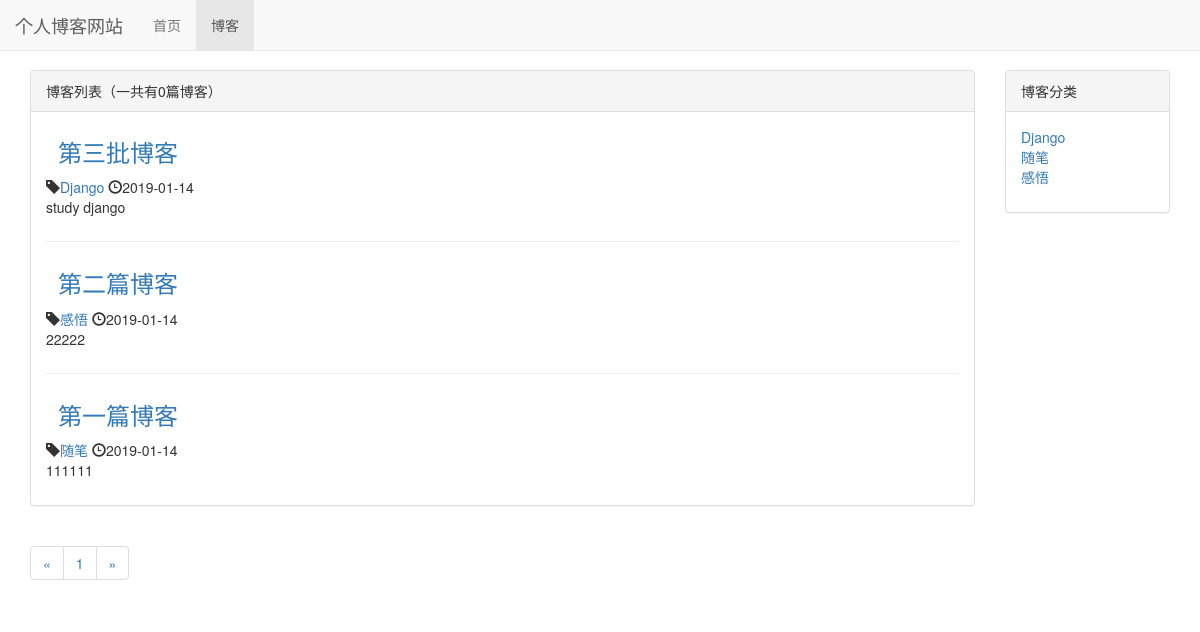
The page /blog/ on the database as committed earlier.
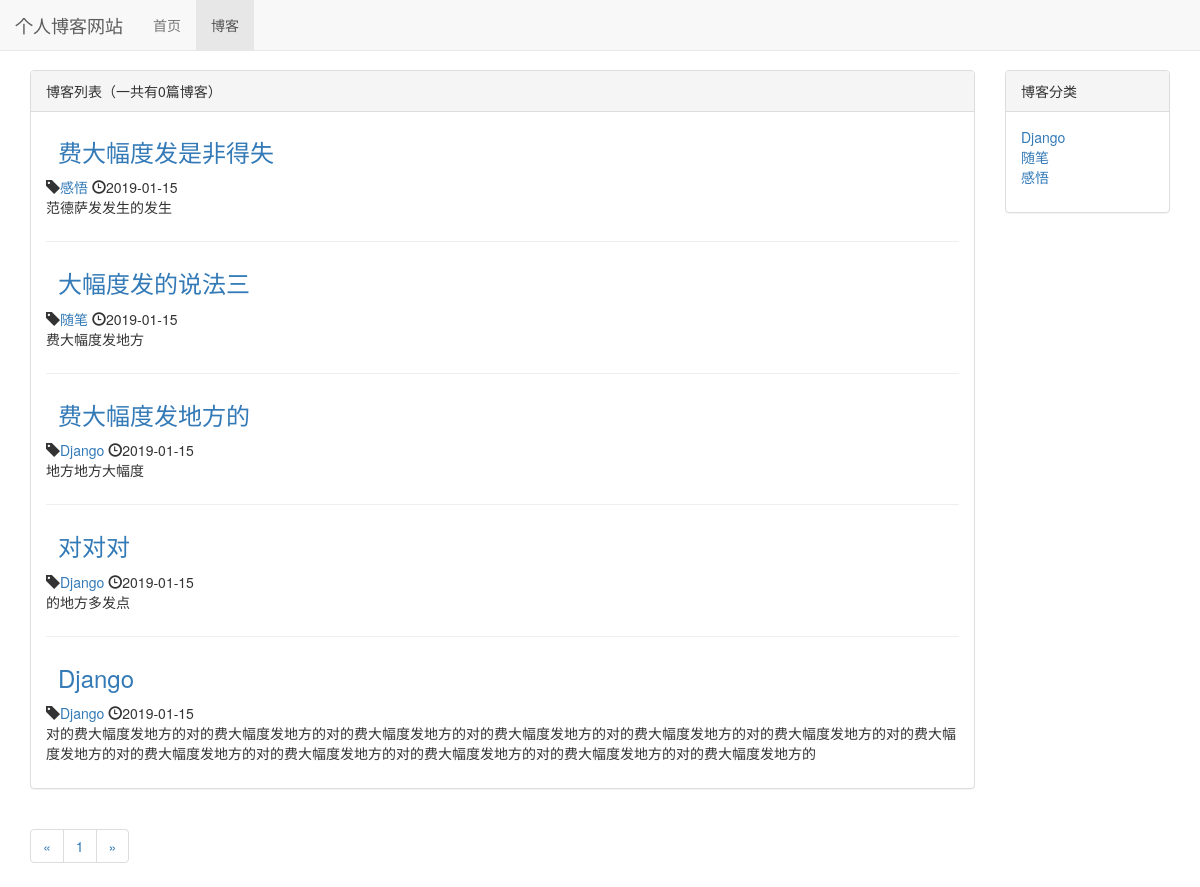
The same page on the database as committed later.
### blog/models.py (models this page shows, shortened)
class Blog(models.Model):
    title = models.CharField(max_length=30)
    blog_type = models.ForeignKey(BlogType, on_delete=models.DO_NOTHING)
    content = models.TextField()
    author = models.ForeignKey(User, on_delete=models.DO_NOTHING)
    created_time = models.DateTimeField(auto_now_add=True)
    last_updated_time =  models.DateTimeField(auto_now=True)
    class Meta:
        ordering = ['-created_time']

class BlogType(models.Model):
    type_name = models.CharField(max_length=15)
    def __str__(self):
        return self.type_name

### blog/views.py (the view)
# urls.py: path('', views.blog_list, name='blog_list'),
def blog_list(request):
    blogs_all_list = Blog.objects.all()
    paginator = Paginator(blogs_all_list, 10)
    page_num = request.GET.get('page', 1)
    page_of_blogs = paginator.get_page(page_num)
    context = {}
    context['page_of_blogs'] = page_of_blogs
    context['blog_types'] = BlogType.objects.all()
    return render_to_response('blog/blog_list.html', context)

### templates/blog/blog_list.html (shortened to what this page needs)
{% extends 'base.html' %}
{% block nav_blog_active %}active{% endblock %}
{% load staticfiles %}
{% block header_extends %}
    <link rel="stylesheet" href="{% static 'blog/blog.css' %}">
{% endblock %}
{% block  content %}
    <div class="container">
        <div class="row">
            <div class="col-xs-12 col-sm-8 col-md-9 col-lg-10">
                <div class="panel panel-default">
                        <div class="panel-heading">{% block blog_list_title %}博客列表（一共有{{ page_of_blogs.paginator|length }}篇博客）{% endblock %}</div>
                        <div class="panel-body">
                            {% for blog in page_of_blogs.object_list %}
                                <div class="blog">
                                     <h3><a href="{% url 'blog_detail' blog.pk %}">{{ blog.title }}</a></h3>
                                     <P class="blog-info">
                                         <span class="glyphicon glyphicon-tag" ></span><a href="{% url 'blogs_with_type' blog.blog_type.pk %}">{{ blog.blog_type}}</a>
                                         <span class="glyphicon glyphicon-time" ></span>{{ blog.created_time|date:"Y-m-d"}}
                                     </P>
                                    <p>{{ blog.content|truncatechars:120 }}</p>
                                </div>
                                {% empty %}
                                <div class="blog">
                                    <h3>暂无博客， 敬请期待</h3>
                                </div>
                                {% endfor %}
                        </div>
                    </div>
                <div>
                  <ul class="pagination">
                    <li>
                        {% if page_of_blogs.has_previous %}
                          <a href="?page={{ page_of_blogs.previous_page_number }}" aria-label="Previous">
                            <span aria-hidden="true">&laquo;</span>
                          </a>
                        {% else %}
                          <span aria-hidden="true">&laquo;</span>
                        {% endif %}
                    </li>
                    {% for page_num in page_of_blogs.paginator.page_range %}
                      <li><a href="?page={{ page_num }}">{{ page_num }}</a></li>
                    {% endfor %}
                    <li>
                        {% if page_of_blogs.has_next %}
                          <a href="?page={{ page_of_blogs.next_page_number }}" aria-label="Next">
                            <span aria-hidden="true">&raquo;</span>
                          </a>
                        {% else %}
                          <span aria-hidden="true">&raquo;</span>
                        {% endif %}
                    </li>
                  </ul>
                </div>
            </div>
            <div class="hidden-xs col-sm-4 col-md-3 col-lg-2">
                <div class="panel panel-default">
                    <div class="panel-heading">博客分类</div>
                    <div class="panel-body">
                        <ul  class="blog-type">
                            {% for blog_type in blog_types %}
                            <li>
                                <a href="{% url 'blogs_with_type' blog_type.pk %}">{{ blog_type.type_name }}</a>
                            </li>
                            {% empty %}
                                <li>暂无分类</li>
                            {% endfor %}
                        </ul>
                    </div>
                </div>
            </div>
        </div>
    </div>
{% endblock %}

### templates/base.html (shortened to what this page needs)
{% load staticfiles %}
<!DOCTYPE html>
<html>
<head>
    <link rel="stylesheet" href="{% static 'base.css' %}">
    <link rel="stylesheet" href="{% static 'bootstrap-3.3.7/css/bootstrap.min.css' %}">
    {% block header_extends %}{% endblock %}
</head>
<body>
    <div class="navbar navbar-default navbar-fixed-top" role="navigation">
        <div class="container-fluid">
            <div class="navbar-header">
                <a class="navbar-brand" href="{% url 'home' %}">个人博客网站</a>
            </div>
            <div id="navbar-collapse" class="collapse navbar-collapse">
                <ul class="nav navbar-nav">
                    <li class="{% block nav_home_active %}{% endblock %}">
                        <a href="{% url 'home' %}">首页</a>
                    </li>
                    <li class="{% block nav_blog_active %}{% endblock %}">
                        <a href="{% url 'blog_list' %}">博客</a>
                    </li>
                </ul>
            </div>
        </div>
    </div>
    {% block content %}{% endblock %}
</body>
</html>

### static/base.css (style rules this page uses)
* { margin: 0; padding: 0; }
body { margin-top: 70px!important; }

### blog/static/blog/blog.css (style rules this page uses)
ul.blog-type { list-style-type: none; }
div.blog:not(:last-child) { margin-bottom: 2em; padding-bottom: 1em; border-bottom: 1px solid #eee; }
div.blog h3 { margin: 0.5em; }
div.blog p.blog-info { margin-bottom: 0; }

Rows that differ between the two databases and show on the page:
removed Blog: title "第三批博客", blog_type "Django", created_time "2019-01-14", content "study django"
removed Blog: title "第二篇博客", blog_type "感悟", created_time "2019-01-14", content "22222"
removed Blog: title "第一篇博客", blog_type "随笔", created_time "2019-01-14", content "111111"
added Blog: title "费大幅度发是非得失", blog_type "感悟", created_time "2019-01-15", content "范德萨发发生的发生"
added Blog: title "大幅度发的说法三", blog_type "随笔", created_time "2019-01-15", content "费大幅度发地方"
added Blog: title "费大幅度发地方的", blog_type "Django", created_time "2019-01-15", content "地方地方大幅度"
added Blog: title "对对对", blog_type "Django", created_time "2019-01-15", content "的地方多发点"
added Blog: title "Django", blog_type "Django", created_time "2019-01-15", content "对的费大幅度发地方的对的费大幅度发地方的对的费大幅度发地方的对的费大幅度发地方的对的费大幅度发地方的对的费大幅度发地方的对的费大幅度发地方的对的费大幅度发地方的对的费大幅度发地方的对的费大幅度发地方的对的费大幅度发地方的对的费大幅度发地方的"
